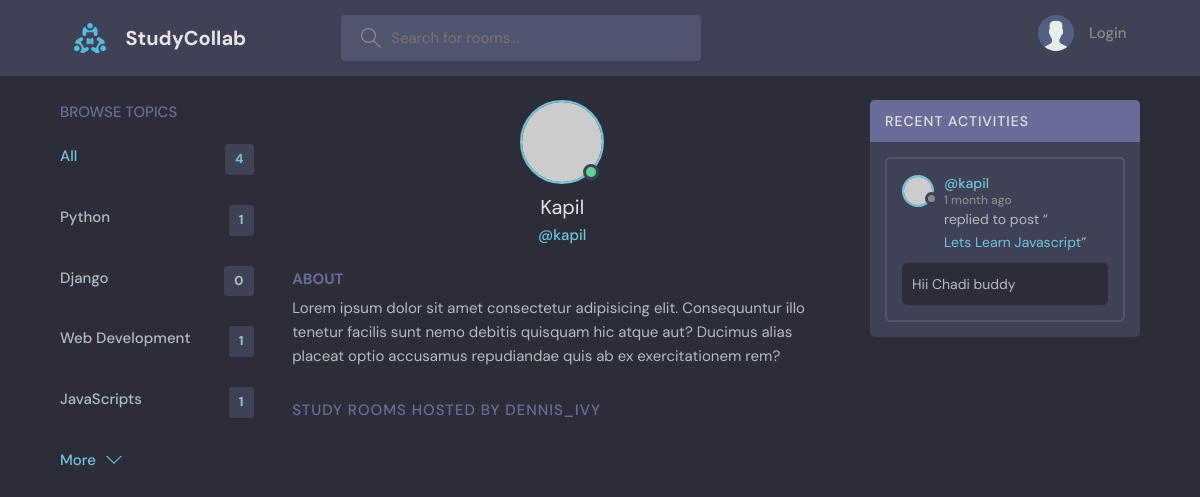
Page /profile/2 on the earlier database version.
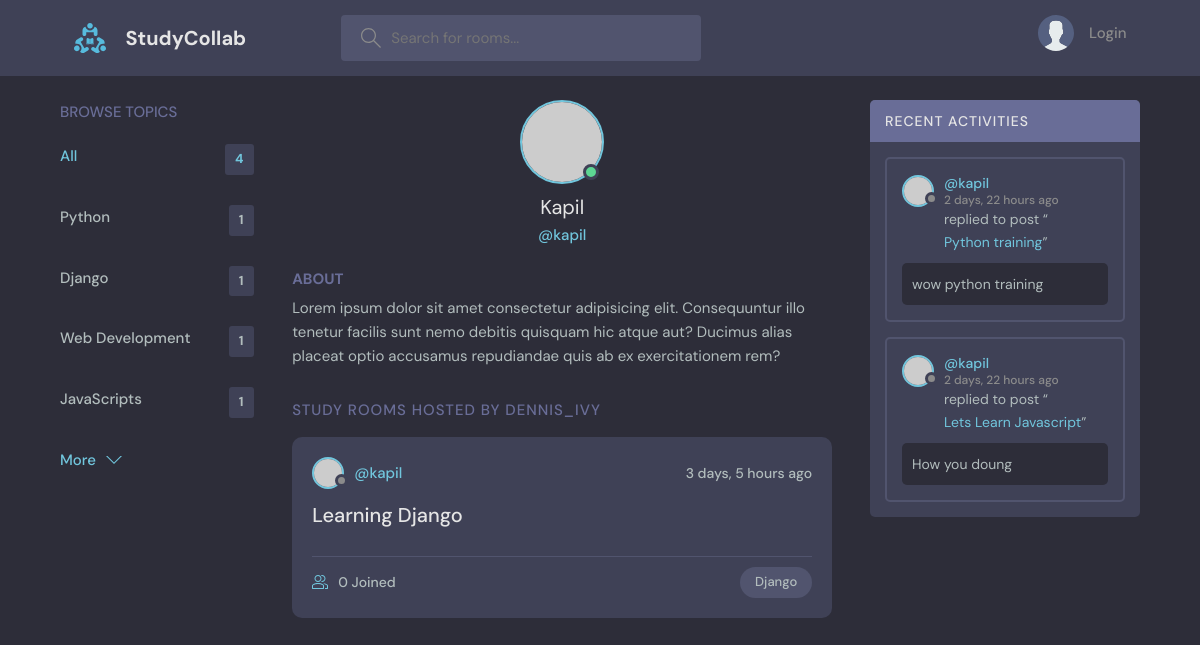
Same page on the later database version.
### base/models.py (models this page shows, shortened)
class Topic(models.Model):
    name = models.CharField(max_length=255)

class Message(models.Model):
    user = models.ForeignKey(User, on_delete=models.CASCADE, related_name='user')
    room = models.ForeignKey(Room, on_delete=models.CASCADE, related_name='message')
    body = models.TextField()
    updated = models.DateTimeField(auto_now=True)
    created = models.DateTimeField(auto_now_add=True)
    class Meta:
        ordering = ['-updated', '-created']

class Room(models.Model):
    host = models.ForeignKey(User, on_delete=models.CASCADE, null=True ,related_name='host')
    topic = models.ForeignKey(Topic, on_delete=models.SET_NULL, null=True, related_name='topic')
    participants = models.ManyToManyField(User,related_name='participants',blank=True)
    name = models.CharField(max_length=255)
    description = models.TextField(null=True, blank=True)
    updated = models.DateTimeField(auto_now=True)
    created = models.DateTimeField(auto_now_add=True)
    class Meta:
        ordering = ['-updated', '-created']
    def __str__(self) -> str:
        return self.name

### base/views.py (the view)
# urls.py: path('profile/<str:pk>', views.userProfile, name='user-profile'),
def userProfile(request, pk):
    user = User.objects.get(pk=pk)
    rooms = user.host.all()
    room_messages = user.user.all()
    topics = Topic.objects.all()
    context ={'user':user, 'rooms':rooms, 'room_messages':room_messages, 'topics':topics}
    return render(request, 'base/profile.html', context)

### base/templates/base/profile.html (shortened to what this page needs)
{% extends 'main.html' %}
{% block content %}
  <main class="profile-page layout layout--3">
    <div class="container">
      {% include "base/topics_component.html" %}
      <div class="roomList">
        <div class="profile">
          <div class="profile__avatar">
            <div class="avatar avatar--large active">
              <img src="https://randomuser.me/api/portraits/men/11.jpg" />
            </div>
          </div>
          <div class="profile__info">
            <h3>{{user.username|capfirst}}</h3>
            <p>@{{user.username}}</p>
          </div>
          <div class="profile__about">
            <h3>About</h3>
            <p>
              Lorem ipsum dolor sit amet consectetur adipisicing elit. Consequuntur illo tenetur
              facilis sunt nemo debitis quisquam hic atque aut? Ducimus alias placeat optio
              accusamus repudiandae quis ab ex exercitationem rem?
            </p>
          </div>
        </div>
        <div class="roomList__header">
          <div>
            <h2>Study Rooms Hosted by dennis_ivy</a>
            </h2>
          </div>
        </div>
        {% include "base/feed_component.html" %}
      </div>
      {% include "base/activity_component.html" %}
    </div>
  </main>
{% endblock content %}

### base/templates/base/topics_component.html
<div class="topics">
    <div class="topics__header">
      <h2>Browse Topics</h2>
    </div>
    <ul class="topics__list">
      <li>
        <a href="{% url 'home' %}" class="active">All <span>{{topics.count}}</span></a>
      </li>
      {% for topic in topics|slice:":5" %}
      <li>
        <a href="{% url "home" %}?q={{topic.name}}">{{topic.name}} <span>{{topic.topic.all.count}}</span></a>
      </li>
      {% endfor %}
    </ul>
    <a class="btn btn--link" href="{% url "topics" %}">
      More
      <svg version="1.1" xmlns="http://www.w3.org/2000/svg" width="32" height="32" viewBox="0 0 32 32">
        <title>chevron-down</title>
        <path d="M16 21l-13-13h-3l16 16 16-16h-3l-13 13z"></path>
      </svg>
    </a>
  </div>

### base/templates/base/feed_component.html (shortened to what this page needs)
{% for room in rooms %}
<div class="roomListRoom">
    <div class="roomListRoom__header">
      <a href="{% url "user-profile" room.host.id %}" class="roomListRoom__author">
        <div class="avatar avatar--small">
          <img src="https://randomuser.me/api/portraits/women/11.jpg" />
        </div>
        <span>@{{room.host.username}}</span>
      </a>
      <div class="roomListRoom__actions">
        <span>{{room.created|timesince}} ago</span>
      </div>
    </div>
    <div class="roomListRoom__content">
      <a href="{% url 'room' room.id %}">{{room.name}}</a>
    </div>
    <div class="roomListRoom__meta">
      <a href="{% url 'room' room.id %}" class="roomListRoom__joined">
        {{room.participants.all.count}} Joined
      </a>
      <p class="roomListRoom__topic">{{room.topic.name}}</p>
    </div>
  </div>
  {% endfor %}

### base/templates/base/activity_component.html (shortened to what this page needs)
<div class="activities">
    <div class="activities__header">
      <h2>Recent Activities</h2>
    </div>
    {% for message in room_messages  %}
    <div class="activities__box">
      <div class="activities__boxHeader roomListRoom__header">
        <a href="{% url "user-profile" message.user.id %}" class="roomListRoom__author">
          <div class="avatar avatar--small">
            <img src="https://randomuser.me/api/portraits/women/11.jpg" />
          </div>
          <p>
            @{{message.user}}
            <span>{{message.created|timesince}} ago</span>
          </p>
        </a>
      </div>
      <div class="activities__boxContent">
        <p>replied to post “<a href="{% url 'room' message.room.id %}">{{message.room}}</a>”</p>
        <div class="activities__boxRoomContent">
          {{message.body}}
        </div>
      </div>
    </div>
    {% endfor %}
</div>

Differences in the rows shown:
removed Message: user "kapil", created "1 month", room "Lets Learn Javascript", body "Hii Chadi buddy"
computed for Topic "Django": topic.all.count "0" → "1"
added Room: host.username "kapil", created "3 days, 5 hours", name "Learning Django", participants.all.count "0", topic.name "Django"
added Message: user "kapil", created "2 days, 22 hours", room "Python training", body "wow python training"
added Message: user "kapil", created "2 days, 22 hours", room "Lets Learn Javascript", body "How you doung"
